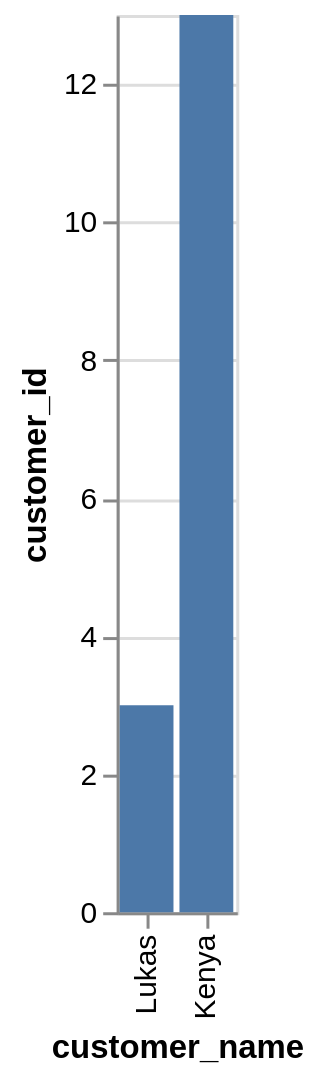

Vega-Lite specification stored for this chart:
### Vega-Lite specification from a JSON file in a GitHub repository (floating-point values rounded to 4 significant figures)
{"data": {"values": [{"x_data": "Lukas", "y_data": 3}, {"x_data": "Kenya", "y_data": 13}]}, "mark": "bar", "encoding": {"x": {"field": "x_data", "type": "nominal", "title": "customer_name", "sort": "descending"}, "y": {"field": "y_data", "type": "quantitative", "title": "customer_id"}}}
